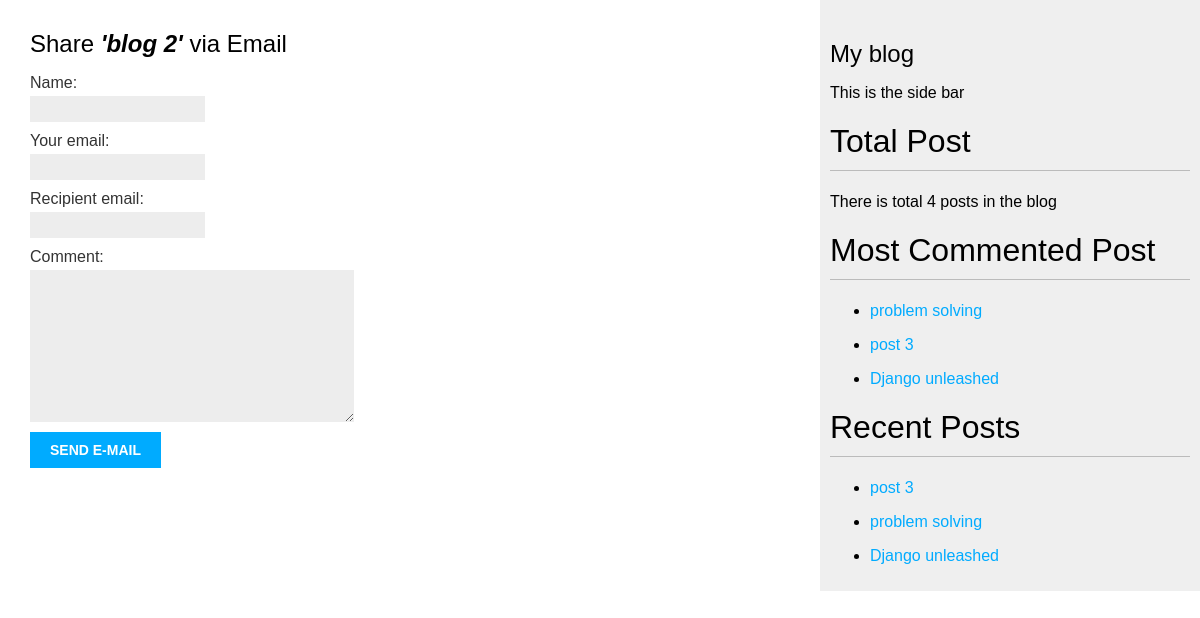
Page /2/share/ on the earlier database version.
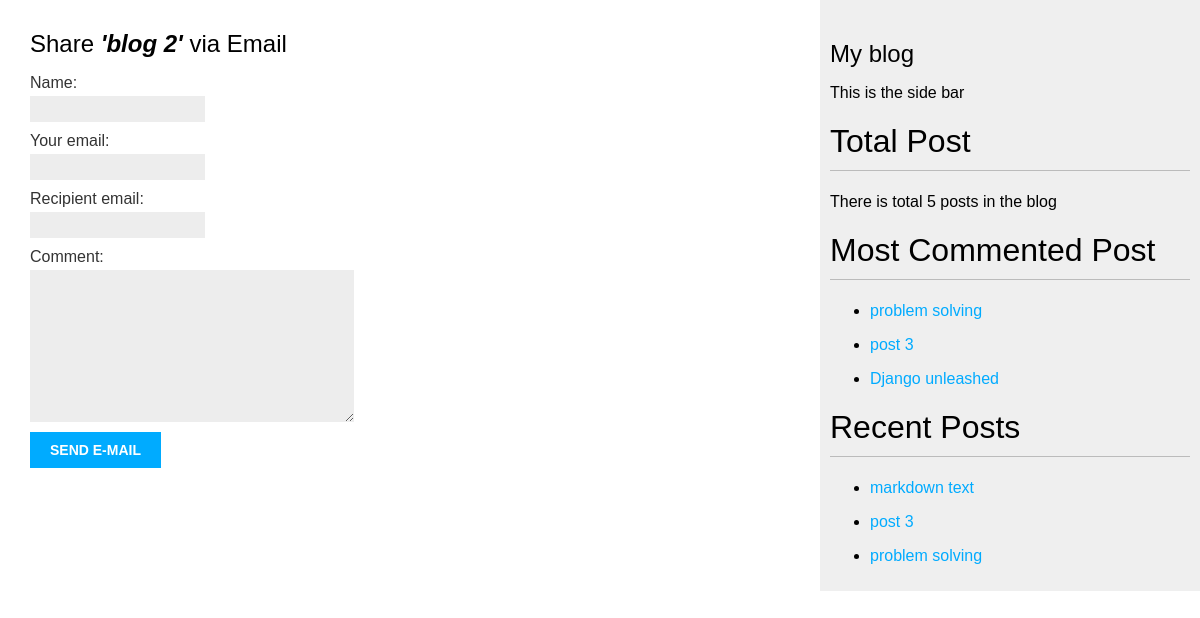
Same page on the later database version.
### blog/models.py (models this page shows, shortened)
class Post(models.Model):
    STATUS_CHOICES = (
        ('draft', 'Draft'),
        ('published', 'Published')
    )
    title = models.CharField(max_length=250)
    slug = models.SlugField(max_length=250,
                            unique_for_date='publish')
    author = models.ForeignKey(User, on_delete=models.CASCADE,
                               related_name='blog_post')
    body = models.TextField()
    publish = models.DateTimeField(default=timezone.now)
    created = models.DateTimeField(auto_now_add=True)
    updated = models.DateTimeField(auto_now=True)
    status = models.CharField(max_length=10,
                              choices=STATUS_CHOICES,
                              default='draft')
    class Meta:
        ordering = ('-publish',)
    objects = models.Manager()  # default manager
    published = PublishedManager()
    tags = TaggableManager()
    def get_absolute_url(self):
        return reverse('blog:post_detail',
                       args=[self.publish.year,
                             self.publish.month,
                             self.publish.day,
                             self.slug])

### blog/views.py (the view, shortened to what this page needs)
# urls.py: path('<int:post_id>/share/', views.share, name='share_post')
def share(request, post_id):
    print(credentials.USER)
    post = get_object_or_404(Post, id=post_id, status='published')
    sent = False
    if request.method == 'GET':
        form = emailForm()
    return render(request, 'blog/post/share_email.html', {'form': form, 'post': post, 'sent': sent})

### blog/forms.py
class emailForm(forms.Form):
    name = forms.CharField(max_length=20)
    your_email = forms.EmailField()
    recipient_email = forms.EmailField()
    comment = forms.CharField(required=False, widget=forms.Textarea)

### blog/models.py (called while the page is built)
    def get_queryset(self):
        return super(PublishedManager, self).get_queryset().filter(status='published')

### blog/templatetags/blog_tags.py (called while the page is built)
@register.simple_tag
def count_posts():
    total_posts = Post.published.count()
    return total_posts

@register.simple_tag
def most_commented_posts(count=5):
    return Post.published.annotate(most_commented=Count('comment')).order_by('-most_commented')[:count]

@register.inclusion_tag('blog/post/recent_posts.html')  # a template
def recent_posts(count=5):
    recent_posts = Post.published.all().order_by('-updated')[:count]
    return {'recent_posts': recent_posts}  # a context

### blog/templates/blog/post/share_email.html (shortened to what this page needs)
{% extends 'blog/base.html' %}
{% block content %}
{% if sent %}
<h1>You mail has been sent sucessfully!</h1>
Your recommendation for '<b><i>{{ post.title }}</i></b>'' has successfully sent to
<b>{{ form.cleaned_data.recipient_email}}</b>
Thanks for staying with us!
{% else %}
<h2>Share <i><b>'{{ post.title }}'</b></i> via Email</h2>
<form method="POST">
    {{ form.as_p }}
    <input type="submit" value="Send e-mail">
</form>
{% endif %}
{% endblock %}

### blog/templates/blog/base.html (shortened to what this page needs)
{% load blog_tags %}
{% load static %}
<!DOCTYPE html>
<html lang="en">
<head>
  <link rel="stylesheet" href="{% static "blog/css/blog.css" %}">
</head>
<body>
  <div id="content">{% block content %} {% endblock %}</div>
  <div id="sidebar">
    <h2>My blog</h2>
    <p>This is the side bar</p>
    <h1>Total Post</h1>
    There is total {% count_posts %} posts in the blog
    <h1>Most Commented Post</h1>
    {% most_commented_posts 3 as most_commented_post %}
    {% for post in most_commented_post %}
    <ul>
      <li> <a href="{{ post.get_absolute_url }}">{{ post.title }}</a> </li>
    </ul>
    {% endfor %}
    {% recent_posts 3 %}
  </div>
</body>
</html>

### blog/templates/blog/post/recent_posts.html
<h1>Recent Posts </h1>
{% for post in recent_posts %}
<ul>
    <li> <a href="{{ post.get_absolute_url }}">{{ post.title }}</a></li>
</ul>
{% endfor %}

Differences in the rows shown:
no longer on one of the page's lists (row unchanged): Post: title "Django unleashed"
now on this page (row edited): Post: title "markdown text", shown under "Recent Posts"
Other differences:
text no longer shown: "4"
text now shown: "5"
